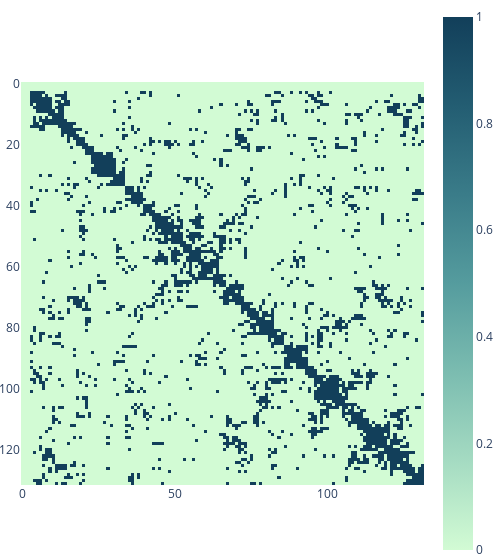

Write notebook code for a chart like this one.
### Code cell
chrom1_cell1_map = next(iter(small_mouse_hic_dataloader))
print(chrom1_cell1_map.shape)
visualize_contact_map(chrom1_cell1_map.squeeze(), zmax=1)

### Figure 1 — Plotly figure (JSON) as saved in the notebook; plotly's stock layout.template omitted (floating-point values rounded to 4 significant figures; data arrays with more than 128 entries replaced by an {"elided": "..."} marker saying what was removed)
{"data": [{"coloraxis": "coloraxis", "hovertemplate": "x: %{x}<br>y: %{y}<br>color: %{z}<extra></extra>", "name": "0", "type": "heatmap", "xaxis": "x", "yaxis": "y", "z": {"elided": "132x132 int values"}}], "layout": {"coloraxis": {"cmax": 1, "cmin": 0, "colorscale": [[0, "rgb(210, 251, 212)"], [0.1667, "rgb(165, 219, 194)"], [0.3333, "rgb(123, 188, 176)"], [0.5, "rgb(85, 156, 158)"], [0.6667, "rgb(58, 124, 137)"], [0.8333, "rgb(35, 93, 114)"], [1, "rgb(18, 63, 90)"]]}, "margin": {"b": 0, "l": 0, "r": 0, "t": 0}, "width": 500, "xaxis": {"anchor": "y", "constrain": "domain", "domain": [0, 1], "scaleanchor": "y"}, "yaxis": {"anchor": "x", "autorange": "reversed", "constrain": "domain", "domain": [0, 1]}}}
